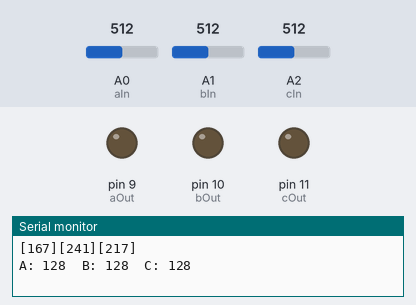
Recording of a sketch running on a simulated Arduino Uno, built with avr-gcc and run on an emulated ATmega328P. Shown: output pins drawn as LEDs (lit = HIGH), the last lines printed to the serial monitor. Dashed ring = blinking. Inputs (shaded band) come from the test bench; at power-on: A0 (aIn) = 512, A2 (cIn) = 512, A1 (bIn) = 512. Random numbers use the default seed unless the sketch sets one.

Above: at 3.2 s.
3.3 s: A0 (aIn) set to 532
At 3.45 s:
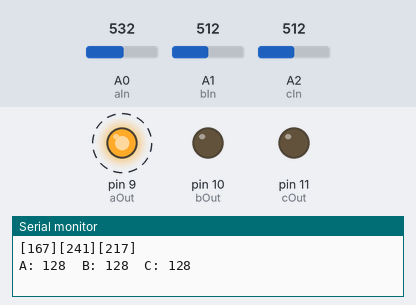
6.3 s: A2 (cIn) set to 531
At 6.69 s:
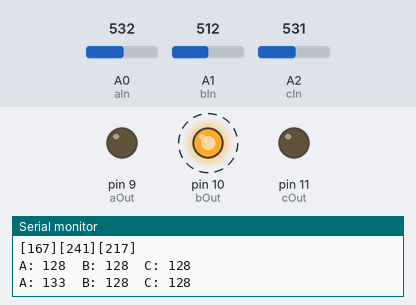
9.3 s: A2 (cIn) set to 900
At 11.3 s:
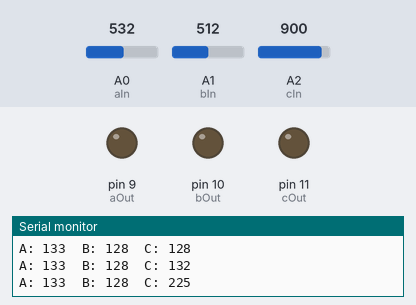
12.3 s: A2 (cIn) set to 1023
At 14.05 s:
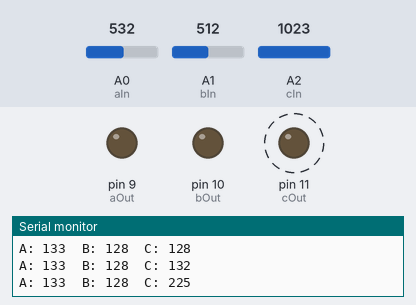
15.3 s: A1 (bIn) set to 534
At 17.7 s:
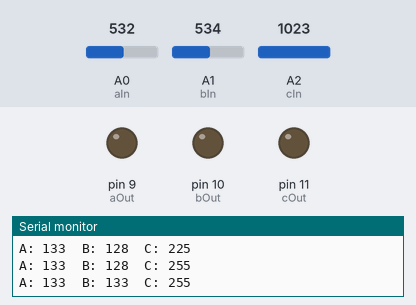
18.3 s: A1 (bIn) set to 900
At 18.77 s:
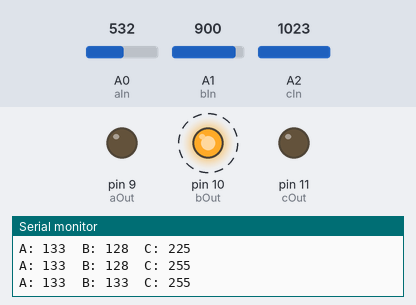
Timing chart, 0 to 21.3 s (numbered marks = the images above; inputs shaded):
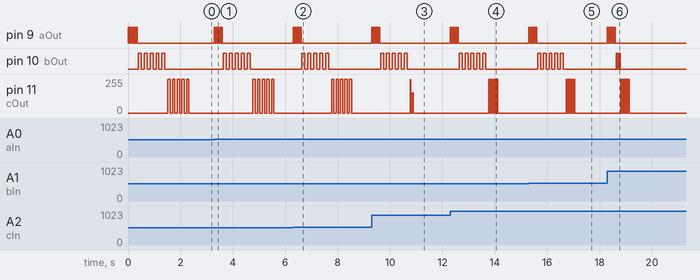

The sketch:

Rotaional_pots_random_color.ino
```cpp
// Analog pin settings
int aIn = 0;    // Potentiometers connected to analog pins 0, 1, and 2
int bIn = 1;    //   (Connect power to 5V and ground to analog ground)
int cIn = 2;

// Digital pin settings
int aOut = 9;   // LEDs connected to digital pins 9, 10 and 11
int bOut = 10;  //   (Connect cathodes to digital ground)
int cOut = 11;

// Values
int aVal = 0;   // Variables to store the input from the potentiometers
int bVal = 0;
int cVal = 0;

// Answer value
int aAnswer = 0;
int bAnswer = 0;
int cAnswer = 0;

int aAnswerFlag = 0;
int bAnswerFlag = 0;
int cAnswerFlag = 0;

// Variables for comparing values between loops
int wait = (1000);    // Delay between most recent pot adjustment and output

int checkSum     = 0; // Aggregate pot values
int prevCheckSum = 0;
int sens         = 1; // Sensitivity theshold, to prevent small changes in
                      // pot values from triggering false reporting
// FLAGS
int PRINT = 1; // Set to 1 to output values
int DEBUG = 0; // Set to 1 to turn on debugging output
int SUCCESS = 1; // Set to 1 if succeed to find the brightness

void setup()
{
  pinMode(aOut, OUTPUT);   // sets the digital pins as output
  pinMode(bOut, OUTPUT);
  pinMode(cOut, OUTPUT);
  Serial.begin(9600);     // Open serial communication for reporting
}

void loop()
{
  if (SUCCESS == 1) {
    aAnswer = random(256);
    bAnswer = random(256);
    cAnswer = random(256);
    Serial.print("[");
    Serial.print(aAnswer);
    Serial.print("]");
    Serial.print("[");
    Serial.print(bAnswer);
    Serial.print("]");
    Serial.print("[");
    Serial.print(cAnswer);
    Serial.println("]");

    SUCCESS = 0;
  }

  aVal = analogRead(aIn) / 4;  // read input pins, convert to 0-255 scale
  bVal = analogRead(bIn) / 4;
  cVal = analogRead(cIn) / 4;

//    Serial.print("1111[");
//    Serial.print(aVal);
//    Serial.print("]");
//    Serial.print("[");
//    Serial.print(bVal);
//    Serial.print("]");
//    Serial.print("[");
//    Serial.print(cVal);
//    Serial.println("]");

//  analogWrite(aOut, aVal);    // Send new values to LEDs
//  analogWrite(bOut, bVal);
//  analogWrite(cOut, cVal);

    checkSum = aVal+bVal+cVal;      // ...add up the 3 values.
    if ( abs(checkSum - prevCheckSum) > sens )   // If old and new values differ above sensitivity threshold
    {
      if (aVal < aAnswer + 5 && aVal > aAnswer - 5) {
        analogWrite(aOut, 255);
        aAnswerFlag = 1;
      }
      else {
        for (int i = 0; i < 5; i++) {
          int diff = abs(aVal - aAnswer);
          analogWrite(aOut, 255);
          delay(diff);
          analogWrite(aOut, 0);
          delay(diff);
        }
      }

      if (bVal < bAnswer + 5 && bVal > bAnswer - 5) {
        analogWrite(bOut, 255);
        bAnswerFlag = 1;
      }
      else {
        bAnswerFlag = 0;
        for (int i = 0; i < 5; i++) {
          int diff = abs(bVal - bAnswer);
          analogWrite(bOut, 255);
          delay(diff);
          analogWrite(bOut, 0);
          delay(diff);
        }
      }

      if (cVal < cAnswer + 5 && cVal > cAnswer - 5) {
        analogWrite(cOut, 255);
        cAnswerFlag = 1;
      }
      else {
        cAnswerFlag = 0;
        for (int i = 0; i < 5; i++) {
          int diff = abs(cVal - cAnswer);
          analogWrite(cOut, 255);
          delay(diff);
          analogWrite(cOut, 0);
          delay(diff);
        }
      }

      if (PRINT)                    // ...and if the PRINT flag is set...
      {
        Serial.print("A: ");        // ...then print the values.
        Serial.print(aVal);
        Serial.print("\t");
        Serial.print("B: ");
        Serial.print(bVal);
        Serial.print("\t");
        Serial.print("C: ");
        Serial.println(cVal);
        PRINT = 0;
      }
    }
    else
    {
      PRINT = 1;  // Re-set the flag
    }
    prevCheckSum = checkSum;  // Update the values


    if (DEBUG)   // If we want debugging output as well...
    {
      Serial.print(checkSum);
      Serial.print("<=>");
      Serial.print(prevCheckSum);
      Serial.print("\tPrint: ");
      Serial.println(PRINT);
    }

}
```

Measured:
- the behaviour switches between 519 and 520 on A0 (aIn) (found by bisection; images 0 and 1)
- the behaviour switches between 519 and 520 on A2 (cIn) (found by bisection; images 1 and 2)
- the behaviour switches between 519 and 520 on A1 (bIn) (found by bisection; images 4 and 5)
- after the input at 3.3 s, pin 9 (aOut): alternates HIGH for 0.03 s and LOW for 0.03 s, 10 changes in all, then stays LOW, starting at once; pin 10 (bOut): alternates HIGH for 0.11 s and LOW for 0.11 s, 10 changes in all, then stays LOW, starting after 0.34 s
- after the input at 6.3 s, pin 9 (aOut): alternates HIGH for 0.03 s and LOW for 0.03 s, 10 changes in all, then stays LOW, starting at once; pin 10 (bOut): alternates HIGH for 0.11 s and LOW for 0.11 s, 10 changes in all, then stays LOW, starting after 0.34 s
- after the input at 9.3 s, pin 9 (aOut): alternates HIGH for 0.03 s and LOW for 0.03 s, 10 changes in all, then stays LOW, starting at once; pin 10 (bOut): alternates HIGH for 0.11 s and LOW for 0.11 s, 10 changes in all, then stays LOW, starting after 0.34 s
- after the input at 12.3 s, pin 9 (aOut): alternates HIGH for 0.03 s and LOW for 0.03 s, 10 changes in all, then stays LOW, starting at once; pin 10 (bOut): alternates HIGH for 0.11 s and LOW for 0.11 s, 10 changes in all, then stays LOW, starting after 0.34 s
- after the input at 15.3 s, pin 9 (aOut): alternates HIGH for 0.03 s and LOW for 0.03 s, 10 changes in all, then stays LOW, starting at once; pin 10 (bOut): alternates HIGH for 0.11 s and LOW for 0.11 s, 10 changes in all, then stays LOW, starting after 0.34 s
- after the input at 18.3 s, pin 9 (aOut): alternates HIGH for 0.03 s and LOW for 0.03 s, 10 changes in all, then stays LOW, starting at once; pin 10 (bOut): alternates HIGH for 0.02 s and LOW for 0.02 s, 10 changes in all, then stays LOW, starting after 0.34 s
